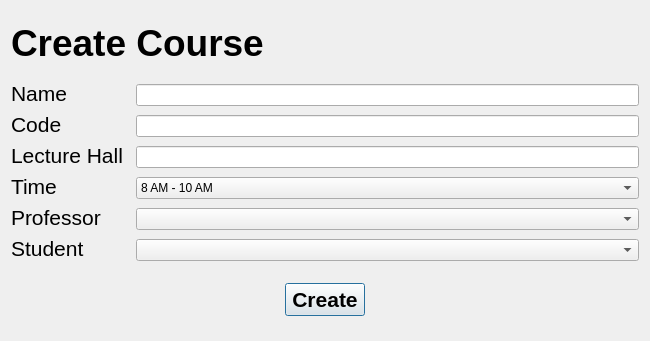
<?xml version="1.0" encoding="UTF-8"?>
<ui version="4.0">
 <class>CreateCourse</class>
 <widget class="QDialog" name="CreateCourse">
  <property name="geometry">
   <rect>
    <x>0</x>
    <y>0</y>
    <width>650</width>
    <height>341</height>
   </rect>
  </property>
  <property name="windowTitle">
   <string>Create Course</string>
  </property>
  <layout class="QVBoxLayout" name="verticalLayout_4">
   <item>
    <widget class="QLabel" name="label_18">
     <property name="sizePolicy">
      <sizepolicy hsizetype="Preferred" vsizetype="Fixed">
       <horstretch>0</horstretch>
       <verstretch>0</verstretch>
      </sizepolicy>
     </property>
     <property name="font">
      <font>
       <pointsize>28</pointsize>
       <bold>true</bold>
      </font>
     </property>
     <property name="text">
      <string>Create Course</string>
     </property>
    </widget>
   </item>
   <item>
    <layout class="QHBoxLayout" name="horizontalLayout_22">
     <item>
      <layout class="QVBoxLayout" name="verticalLayout_2">
       <property name="rightMargin">
        <number>7</number>
       </property>
       <property name="bottomMargin">
        <number>5</number>
       </property>
       <item>
        <widget class="QLabel" name="label_11">
         <property name="font">
          <font>
           <family>Arial</family>
           <pointsize>16</pointsize>
          </font>
         </property>
         <property name="text">
          <string>Name</string>
         </property>
        </widget>
       </item>
       <item>
        <widget class="QLabel" name="label_12">
         <property name="font">
          <font>
           <family>Arial</family>
           <pointsize>16</pointsize>
          </font>
         </property>
         <property name="text">
          <string>Code      </string>
         </property>
        </widget>
       </item>
       <item>
        <widget class="QLabel" name="label_13">
         <property name="font">
          <font>
           <family>Arial</family>
           <pointsize>16</pointsize>
          </font>
         </property>
         <property name="text">
          <string>Lecture Hall</string>
         </property>
        </widget>
       </item>
       <item>
        <widget class="QLabel" name="label_14">
         <property name="font">
          <font>
           <family>Arial</family>
           <pointsize>16</pointsize>
          </font>
         </property>
         <property name="text">
          <string>Time</string>
         </property>
        </widget>
       </item>
       <item>
        <widget class="QLabel" name="label_15">
         <property name="font">
          <font>
           <family>Arial</family>
           <pointsize>16</pointsize>
          </font>
         </property>
         <property name="text">
          <string>Professor</string>
         </property>
        </widget>
       </item>
       <item>
        <widget class="QLabel" name="label_16">
         <property name="font">
          <font>
           <family>Arial</family>
           <pointsize>16</pointsize>
          </font>
         </property>
         <property name="text">
          <string>Student</string>
         </property>
        </widget>
       </item>
      </layout>
     </item>
     <item>
      <layout class="QVBoxLayout" name="verticalLayout_3">
       <property name="topMargin">
        <number>0</number>
       </property>
       <property name="bottomMargin">
        <number>0</number>
       </property>
       <item>
        <widget class="QLineEdit" name="lineEdit_name_5"/>
       </item>
       <item>
        <widget class="QLineEdit" name="lineEdit_code_4"/>
       </item>
       <item>
        <widget class="QLineEdit" name="lineEdit_lecture_5"/>
       </item>
       <item>
        <widget class="QComboBox" name="comboBox_times">
         <item>
          <property name="text">
           <string>8 AM - 10 AM</string>
          </property>
         </item>
         <item>
          <property name="text">
           <string>10 AM - 12 PM</string>
          </property>
         </item>
         <item>
          <property name="text">
           <string>12 PM - 2 PM</string>
          </property>
         </item>
         <item>
          <property name="text">
           <string>2 PM - 4 PM</string>
          </property>
         </item>
         <item>
          <property name="text">
           <string>4 PM - 6 PM</string>
          </property>
         </item>
        </widget>
       </item>
       <item>
        <widget class="QComboBox" name="comboBox_prof_4"/>
       </item>
       <item>
        <widget class="QComboBox" name="comboBox_stud_4"/>
       </item>
      </layout>
     </item>
    </layout>
   </item>
   <item alignment="Qt::AlignHCenter">
    <widget class="QPushButton" name="pushButton_create">
     <property name="sizePolicy">
      <sizepolicy hsizetype="Fixed" vsizetype="Fixed">
       <horstretch>0</horstretch>
       <verstretch>0</verstretch>
      </sizepolicy>
     </property>
     <property name="font">
      <font>
       <family>Arial</family>
       <pointsize>16</pointsize>
       <bold>true</bold>
      </font>
     </property>
     <property name="accessibleName">
      <string/>
     </property>
     <property name="text">
      <string>Create</string>
     </property>
    </widget>
   </item>
  </layout>
 </widget>
 <resources/>
 <connections/>
</ui>
